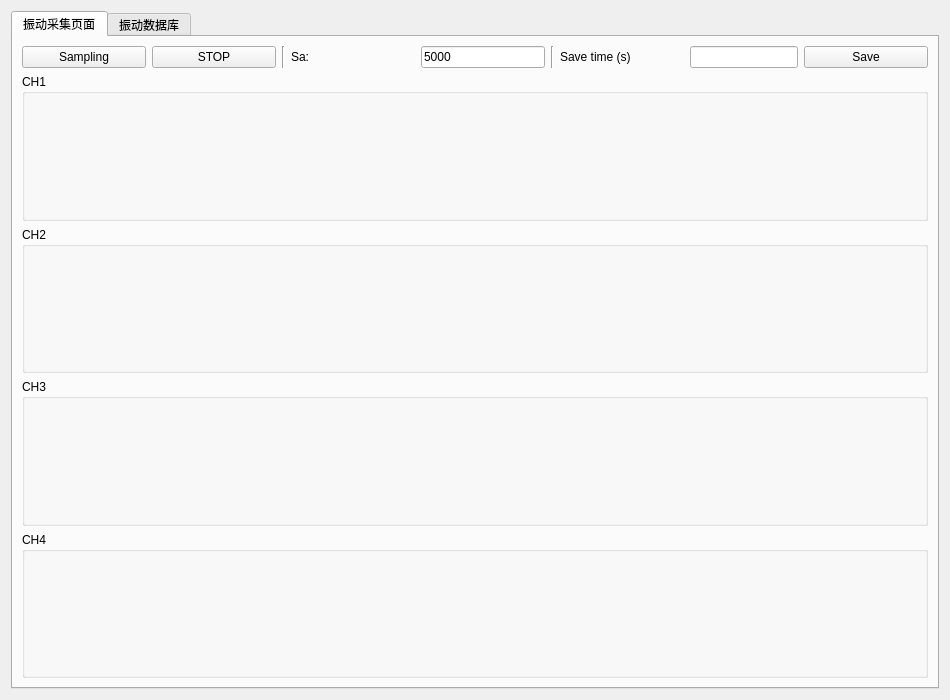
<?xml version="1.0" encoding="UTF-8"?>
<ui version="4.0">
 <class>vk701page</class>
 <widget class="QWidget" name="vk701page">
  <property name="geometry">
   <rect>
    <x>0</x>
    <y>0</y>
    <width>950</width>
    <height>700</height>
   </rect>
  </property>
  <property name="windowTitle">
   <string>振动信号采集</string>
  </property>
  <layout class="QGridLayout" name="gridLayout_9">
   <item row="0" column="0">
    <widget class="QTabWidget" name="tabWidget">
     <property name="currentIndex">
      <number>0</number>
     </property>
     <widget class="QWidget" name="tab">
      <attribute name="title">
       <string>振动采集页面</string>
      </attribute>
      <layout class="QGridLayout" name="gridLayout_2">
       <item row="1" column="0">
        <layout class="QGridLayout" name="gridLayout">
         <item row="2" column="0">
          <widget class="QGroupBox" name="groupBox_3">
           <property name="sizePolicy">
            <sizepolicy hsizetype="Expanding" vsizetype="Preferred">
             <horstretch>0</horstretch>
             <verstretch>0</verstretch>
            </sizepolicy>
           </property>
           <property name="minimumSize">
            <size>
             <width>780</width>
             <height>0</height>
            </size>
           </property>
           <property name="title">
            <string>CH3</string>
           </property>
           <layout class="QGridLayout" name="gridLayout_8">
            <item row="1" column="0">
             <widget class="QCustomPlot" name="qcustomplot3_2" native="true">
              <property name="minimumSize">
               <size>
                <width>0</width>
                <height>0</height>
               </size>
              </property>
             </widget>
            </item>
           </layout>
          </widget>
         </item>
         <item row="1" column="0">
          <widget class="QGroupBox" name="groupBox_2">
           <property name="sizePolicy">
            <sizepolicy hsizetype="Expanding" vsizetype="Preferred">
             <horstretch>0</horstretch>
             <verstretch>0</verstretch>
            </sizepolicy>
           </property>
           <property name="title">
            <string>CH2</string>
           </property>
           <layout class="QGridLayout" name="gridLayout_7">
            <item row="1" column="0">
             <widget class="QCustomPlot" name="qcustomplot2_2" native="true">
              <property name="sizePolicy">
               <sizepolicy hsizetype="Expanding" vsizetype="Preferred">
                <horstretch>0</horstretch>
                <verstretch>0</verstretch>
               </sizepolicy>
              </property>
              <property name="minimumSize">
               <size>
                <width>0</width>
                <height>0</height>
               </size>
              </property>
             </widget>
            </item>
           </layout>
          </widget>
         </item>
         <item row="0" column="0">
          <widget class="QGroupBox" name="groupBox">
           <property name="sizePolicy">
            <sizepolicy hsizetype="Expanding" vsizetype="Preferred">
             <horstretch>0</horstretch>
             <verstretch>0</verstretch>
            </sizepolicy>
           </property>
           <property name="title">
            <string>CH1</string>
           </property>
           <layout class="QGridLayout" name="gridLayout_6">
            <item row="1" column="0">
             <widget class="QCustomPlot" name="qcustomplot1_2" native="true">
              <property name="minimumSize">
               <size>
                <width>0</width>
                <height>0</height>
               </size>
              </property>
             </widget>
            </item>
           </layout>
          </widget>
         </item>
         <item row="3" column="0">
          <widget class="QGroupBox" name="groupBox_4">
           <property name="sizePolicy">
            <sizepolicy hsizetype="Expanding" vsizetype="Preferred">
             <horstretch>0</horstretch>
             <verstretch>0</verstretch>
            </sizepolicy>
           </property>
           <property name="title">
            <string>CH4</string>
           </property>
           <layout class="QGridLayout" name="gridLayout_5">
            <item row="1" column="0">
             <widget class="QCustomPlot" name="qcustomplot4_2" native="true">
              <property name="minimumSize">
               <size>
                <width>0</width>
                <height>0</height>
               </size>
              </property>
             </widget>
            </item>
           </layout>
          </widget>
         </item>
        </layout>
       </item>
       <item row="0" column="0">
        <layout class="QHBoxLayout" name="horizontalLayout_2">
         <item>
          <widget class="QPushButton" name="btn_start_2">
           <property name="text">
            <string>Sampling</string>
           </property>
          </widget>
         </item>
         <item>
          <widget class="QPushButton" name="btn_stop_2">
           <property name="text">
            <string>STOP</string>
           </property>
          </widget>
         </item>
         <item>
          <widget class="Line" name="line_2">
           <property name="orientation">
            <enum>Qt::Vertical</enum>
           </property>
          </widget>
         </item>
         <item>
          <widget class="QLabel" name="label_6">
           <property name="sizePolicy">
            <sizepolicy hsizetype="Preferred" vsizetype="Preferred">
             <horstretch>0</horstretch>
             <verstretch>0</verstretch>
            </sizepolicy>
           </property>
           <property name="text">
            <string>Sa:</string>
           </property>
           <property name="alignment">
            <set>Qt::AlignLeading|Qt::AlignLeft|Qt::AlignVCenter</set>
           </property>
          </widget>
         </item>
         <item>
          <widget class="QLineEdit" name="le_samplingFrequency">
           <property name="sizePolicy">
            <sizepolicy hsizetype="Preferred" vsizetype="Fixed">
             <horstretch>0</horstretch>
             <verstretch>0</verstretch>
            </sizepolicy>
           </property>
           <property name="text">
            <string>5000</string>
           </property>
          </widget>
         </item>
         <item>
          <widget class="Line" name="line_3">
           <property name="orientation">
            <enum>Qt::Vertical</enum>
           </property>
          </widget>
         </item>
         <item>
          <widget class="QLabel" name="label_2">
           <property name="sizePolicy">
            <sizepolicy hsizetype="Minimum" vsizetype="Minimum">
             <horstretch>0</horstretch>
             <verstretch>0</verstretch>
            </sizepolicy>
           </property>
           <property name="text">
            <string>Save time (s)</string>
           </property>
          </widget>
         </item>
         <item>
          <widget class="QLineEdit" name="le_save_time_num_2">
           <property name="sizePolicy">
            <sizepolicy hsizetype="Fixed" vsizetype="Fixed">
             <horstretch>0</horstretch>
             <verstretch>0</verstretch>
            </sizepolicy>
           </property>
          </widget>
         </item>
         <item>
          <widget class="QPushButton" name="btn_save_2">
           <property name="text">
            <string>Save</string>
           </property>
          </widget>
         </item>
        </layout>
       </item>
      </layout>
     </widget>
     <widget class="QWidget" name="tab_2">
      <attribute name="title">
       <string>振动数据库</string>
      </attribute>
      <layout class="QGridLayout" name="gridLayout_3">
       <item row="0" column="0">
        <layout class="QHBoxLayout" name="horizontalLayout">
         <item>
          <widget class="QLabel" name="label">
           <property name="text">
            <string>Rage:</string>
           </property>
          </widget>
         </item>
         <item>
          <widget class="QLineEdit" name="le_rage_start">
           <property name="sizePolicy">
            <sizepolicy hsizetype="Preferred" vsizetype="Fixed">
             <horstretch>0</horstretch>
             <verstretch>0</verstretch>
            </sizepolicy>
           </property>
           <property name="text">
            <string>0</string>
           </property>
          </widget>
         </item>
         <item>
          <widget class="QLabel" name="label_3">
           <property name="text">
            <string>-</string>
           </property>
          </widget>
         </item>
         <item>
          <widget class="QLineEdit" name="le_rage_end">
           <property name="sizePolicy">
            <sizepolicy hsizetype="Preferred" vsizetype="Fixed">
             <horstretch>0</horstretch>
             <verstretch>0</verstretch>
            </sizepolicy>
           </property>
           <property name="text">
            <string>100</string>
           </property>
          </widget>
         </item>
         <item>
          <widget class="QPushButton" name="btn_showDB">
           <property name="text">
            <string>showDB</string>
           </property>
          </widget>
         </item>
         <item>
          <widget class="QPushButton" name="btn_exportData">
           <property name="text">
            <string>export</string>
           </property>
          </widget>
         </item>
         <item>
          <widget class="QLabel" name="label_5">
           <property name="text">
            <string>Round:</string>
           </property>
          </widget>
         </item>
         <item>
          <widget class="QSpinBox" name="spinBox_round">
           <property name="minimum">
            <number>1</number>
           </property>
           <property name="maximum">
            <number>999</number>
           </property>
          </widget>
         </item>
         <item>
          <widget class="QPushButton" name="btn_deleteData">
           <property name="text">
            <string>dltData</string>
           </property>
          </widget>
         </item>
         <item>
          <widget class="QPushButton" name="btn_nuke">
           <property name="text">
            <string>Nuke</string>
           </property>
          </widget>
         </item>
         <item>
          <widget class="QLabel" name="label_4">
           <property name="text">
            <string>Num:</string>
           </property>
          </widget>
         </item>
         <item>
          <widget class="QLineEdit" name="le_totalDataNum">
           <property name="sizePolicy">
            <sizepolicy hsizetype="Expanding" vsizetype="Fixed">
             <horstretch>0</horstretch>
             <verstretch>0</verstretch>
            </sizepolicy>
           </property>
          </widget>
         </item>
        </layout>
       </item>
       <item row="1" column="0">
        <widget class="QTableWidget" name="table_vibDB"/>
       </item>
      </layout>
     </widget>
    </widget>
   </item>
  </layout>
 </widget>
 <customwidgets>
  <customwidget>
   <class>QCustomPlot</class>
   <extends>QWidget</extends>
   <header>inc/qcustomplot.h</header>
   <container>1</container>
  </customwidget>
 </customwidgets>
 <resources/>
 <connections/>
</ui>
